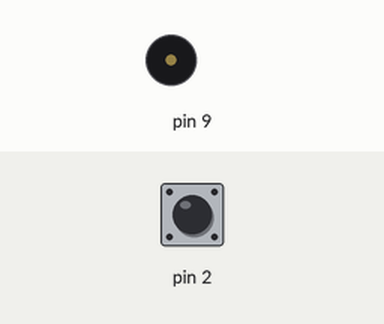
The sketch below on a simulated Arduino Uno, built with avr-gcc and run on an emulated ATmega328P. Parts: buzzer (waves = sounding). Inputs (shaded band) come from the test bench; at power-on: pin 2 HIGH.

Above: at 1.2 s.
1.3 s: pin 2 pulled LOW for 0.15 s
At 1.37 s:
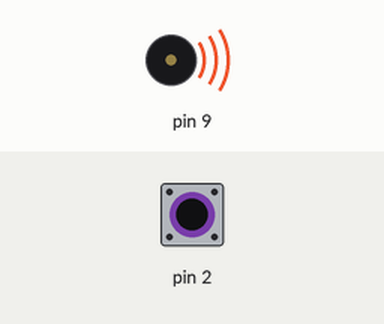
2.9 s: pin 2 pulled LOW for 3.2 s
At 7.1 s:
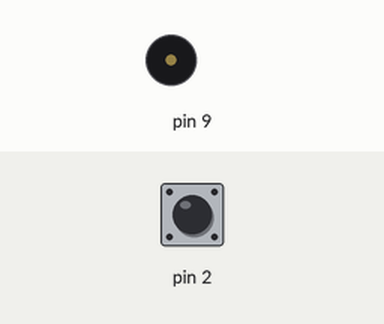
Timing chart, 0 to 8.6 s (numbered marks = the images above; inputs shaded):
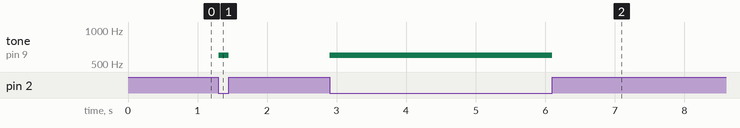

The sketch:

can_piano.ino
```cpp
#include <CapacitiveSensor.h>

/*
 * CapitiveSense Library Demo Sketch
 * Paul Badger 2008
 * Uses a high value resistor e.g. 10M between send pin and receive pin
 * Resistor effects sensitivity, experiment with values, 50K - 50M. Larger resistor values yield larger sensor values.
 * Receive pin is the sensor pin - try different amounts of foil/metal on this pin
 */


CapacitiveSensor   cs_4_2 = CapacitiveSensor(4,2);        // 10M resistor between pins 4 & 2, pin 2 is sensor pin, add a wire and or foil if desired
CapacitiveSensor   cs_4_6 = CapacitiveSensor(4,6);        // 10M resistor between pins 4 & 6, pin 6 is sensor pin, add a wire and or foil
CapacitiveSensor   cs_4_8 = CapacitiveSensor(4,8);        // 10M resistor between pins 4 & 8, pin 8 is sensor pin, add a wire and or foil

void ShowValues(){

}

void setup()
{
   cs_4_2.set_CS_AutocaL_Millis(0xFFFFFFFF);     // turn off autocalibrate on channel 1 - just as an example
   Serial.begin(9600);
}

void loop()
{
    long start = millis();
    long total1 =  cs_4_2.capacitiveSensor(30);
    //long total2 =  cs_4_6.capacitiveSensor(30);
    //long total3 =  cs_4_8.capacitiveSensor(30);


    delay(1);                             // arbitrary delay to limit data to serial port

    if(total1 >500){
      tone(9,600);
    }else{
      noTone(9);
    }
}
```

Measured:
- after the input at 1.3 s, tone on pin 9: silent → 600 Hz at once, → silent 0.15 s later
- after the input at 2.9 s, tone on pin 9: silent → 600 Hz at once, → silent 3.2 s later
